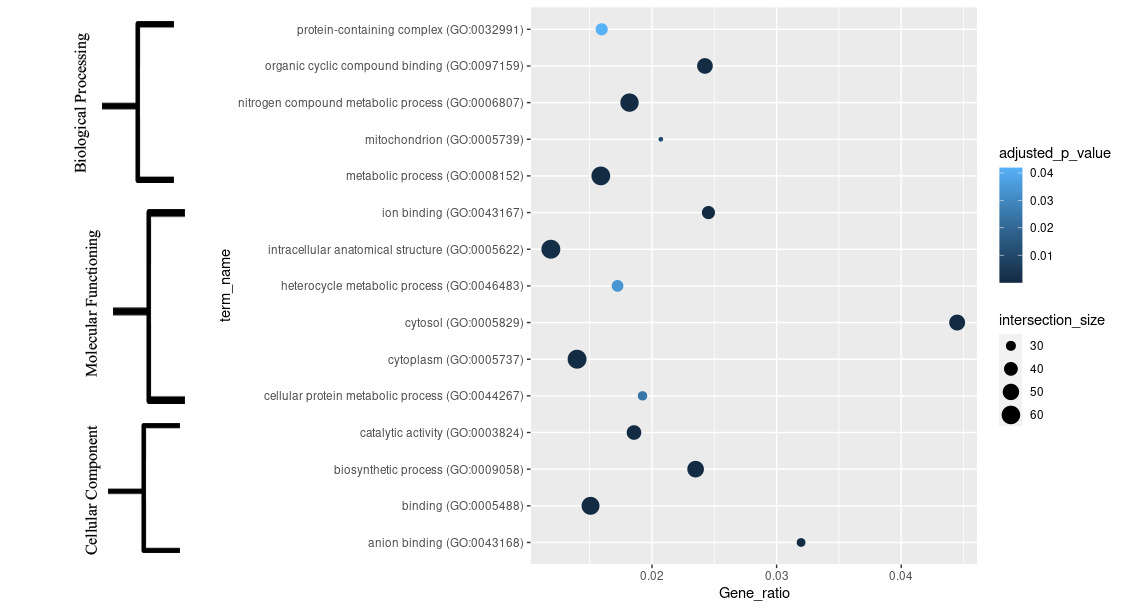

Here is the R script that generated this plot:
library(tidyverse)
go <- read.csv("~/Downloads/gProfiler_scerevisiae_1-29-2022_4-44-50-PM__intersections.csv")
go <- go %>% select("term_name", "adjusted_p_value", "term_size", "intersection_size")
go <- go %>% mutate(Gene_ratio=intersection_size/term_size)
# mutate function is used to create a new variable from the given data file
ggplot(go, aes(x=Gene_ratio, y=term_name, size=intersection_size, color=adjusted_p_value)) + geom_point()
# geom_point() is used to add layer of points in the plot
